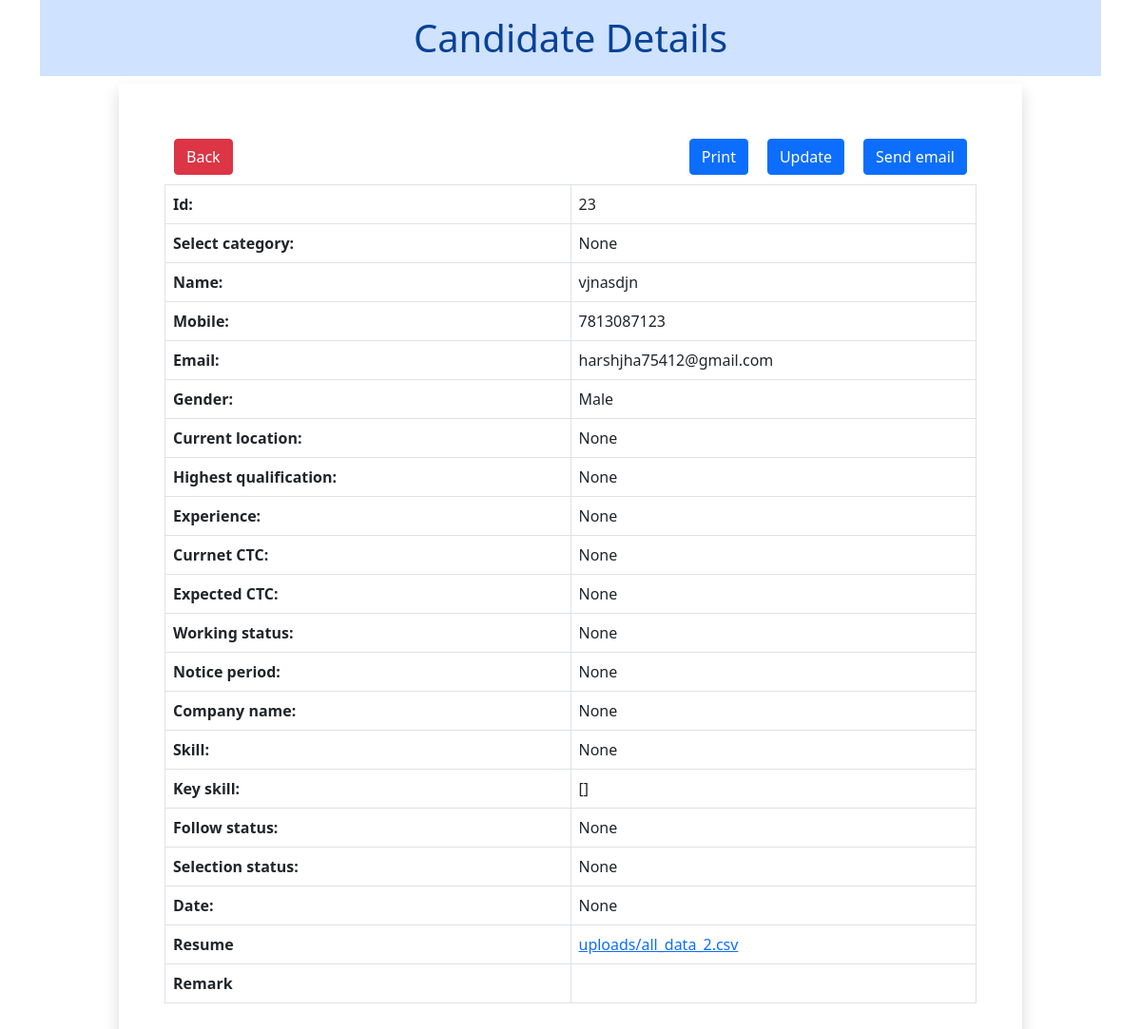
/candidate/23, run on the app's committed database.
### myapp/models.py (models this page shows)
class Resume(models.Model):
    select_category = models.CharField(max_length=255, null=True, blank=True)
    name = models.CharField(max_length=255, null=True, blank=True)
    mobile = models.CharField(max_length=15, null=True, blank=True)
    current_location = models.CharField(max_length=255, null=True, blank=True)
    email = models.EmailField(null=True, blank=True)
    gender = models.CharField(max_length=10, null=True, blank=True)
    highest_qualification = models.CharField(max_length=255, null=True, blank=True)
    experience = models.CharField(max_length=255, null=True, blank=True)
    currnet_ctc = models.CharField(max_length=255, null=True, blank=True)
    expected_ctc = models.CharField(max_length=255, null=True, blank=True)
    working_status = models.CharField(max_length=255, null=True, blank=True)
    notice_period = models.CharField(max_length=255, null=True, blank=True)
    company_name = models.CharField(max_length=255, null=True, blank=True)
    follow_status = models.CharField(max_length=20, null=True, blank=True)
    selection_status = models.CharField(max_length=20, null=True, blank=True)
    date = models.DateField(null=True, blank=True)
    checkbox_values = models.BooleanField(null=True, blank=True)
    key_skill = models.CharField(max_length=255, null=True, blank=True)
    skill = models.CharField(max_length=255, null=True, blank=True)
    my_file = models.FileField(upload_to="uploads/", null=True, blank=True)
    remark = models.TextField(null=True, blank=True)

### myapp/views.py (the view)
# urls.py: path("candidate/<int:pk>", views.CandidateView.as_view(), name="candidate"),
class CandidateView(View):
    def get(self, request, pk):
        candidate = Resume.objects.get(pk=pk)
        return render(request, "myapp/candidate.html", {"candidate": candidate})

### myapp/templates/myapp/candidate.html (shortened to what this page needs)
<!DOCTYPE html>
{% load static %}
<html lang="en">
<head>
    <link rel="stylesheet" href="{% static 'myapp/css/style.css' %}">
    <link href="https://cdn.jsdelivr.net/npm/bootstrap@5.0.0-beta2/dist/css/bootstrap.min.css" rel="stylesheet">
    <link rel="stylesheet" href="//code.jquery.com/ui/1.12.1/themes/base/jquery-ui.css">
</head>
<body>
    <div class="container">
        <h1 class="alert-primary text-center p-3">Candidate Details</h1>
        <div class="row">
            <div class="col-sm-10 shadow p-5 offset-sm-1">
                <a href="{% url 'send_email' candidate.id %}" id="prin1" class="btn btn-primary" style="float: right; margin: 10px;  ">Send email</a>
                <a href="{% url 'update_resume' candidate.id %}" id="prin2" class="btn btn-primary" style="float: right; margin: 10px; ">Update</a>
                <a href="#" id="prin3" class="btn btn-primary" onclick="myFunction()" style="float: right; margin: 10px; color: white;">Print</a>
                <a href="{% url 'AllCandidates'%}" id="prin4" class="btn btn-danger" style="float: left; margin: 10px; ">Back</a>
                <table class="table table-bordered">
                    <tbody>
                        <tr>
                            <th scope="row" class="col-md-6">Id:</th>
                            <td class="col-md-6">{{candidate.id}}</td>
                        </tr>
                        <tr>
                            <th scope="row" class="col-md-6">Select category:</th>
                            <td class="col-md-6">{{candidate.select_category}}</td>
                        </tr>
                        <tr>
                            <th scope="row" class="col-md-6">Name:</th>
                            <td class="col-md-6">{{candidate.name}}</td>
                        </tr>
                        <tr>
                            <th scope="row" class="col-md-6">Mobile:</th>
                            <td class="col-md-6">{{candidate.mobile}}</td>
                        </tr>
                        <tr>
                            <th scope="row" class="col-md-6">Email:</th>
                            <td class="col-md-6">{{candidate.email}}</td>
                        </tr>
                        <tr>
                            <th scope="row" class="col-md-6">Gender:</th>
                            <td class="col-md-6">{{candidate.gender}}</td>
                        </tr>
                        <tr>
                            <th scope="row" class="col-md-6">Current location:</th>
                            <td class="col-md-6">{{candidate.current_location}}</td>
                        </tr>
                        <tr>
                            <th scope="row" class="col-md-6">Highest qualification:</th>
                            <td class="col-md-6">{{candidate.highest_qualification}}</td>
                        </tr>
                        <tr>
                            <th scope="row" class="col-md-6">Experience:</th>
                            <td class="col-md-6">{{candidate.experience}}</td>
                        </tr>
                        <tr>
                            <th scope="row" class="col-md-6">Currnet CTC:</th>
                            <td class="col-md-6">{{candidate.currnet_ctc}}</td>
                        </tr>
                        <tr>
                            <th scope="row" class="col-md-6">Expected CTC:</th>
                            <td class="col-md-6">{{candidate.expected_ctc}}</td>
                        </tr>
                        <tr>
                            <th scope="row" class="col-md-6">Working status:</th>
                            <td class="col-md-6">{{candidate.working_status}}</td>
                        </tr>
                        <tr>
                            <th scope="row" class="col-md-6">Notice period:</th>
                            <td class="col-md-6">{{candidate.notice_period}}</td>
                        </tr>
                        <tr>
                            <th scope="row" class="col-md-6">Company name:</th>
                            <td class="col-md-6">{{candidate.company_name}}</td>
                        </tr>
                        <tr>
                            <th scope="row" class="col-md-6">Skill:</th>
                            <td class="col-md-6">{{candidate.skill}}</td>
                        </tr>
                        <tr>
                            <th scope="row" class="col-md-6">Key skill:</th>
                            <td class="col-md-6">{{candidate.key_skill}}</td>
                        </tr>
                        <tr>
                            <th scope="row" class="col-md-6">Follow status:</th>
                            <td class="col-md-6">{{candidate.follow_status}}</td>
                        </tr>
                        <tr>
                            <th scope="row" class="col-md-6">Selection status:</th>
                            <td class="col-md-6">{{candidate.selection_status}}</td>
                        </tr>
                        <tr>
                            <th scope="row" class="col-md-6">Date:</th>
                            <td class="col-md-6">{{candidate.date}}</td>
                        </tr>
                        <tr>
                            <th scope="row" class="col-md-6">Resume</th>
                            <td class="col-md-6"><a href="{{candidate.my_file.url}}">{{candidate.my_file}}</a></td>
                        </tr>
                        <tr>
                            <th scope="row" class="col-md-6">Remark</th>
                            <td class="col-md-6">{{candidate.remark}}</td>
                        </tr>
                    </tbody>
                </table>
            </div>
        </div>
    </div>
</body>
</html>

### myapp/static/myapp/css/style.css (style rules this page uses)
* { margin: 0; padding: 0; box-sizing: border-box; }
body { font-family: "Inter", sans-serif; }

### data on the page
Resume: id "23", select_category "None", name "vjnasdjn", mobile "7813087123", email "harshjha75412@gmail.com", gender "Male", current_location "None", highest_qualification "None", experience "None", currnet_ctc "None", expected_ctc "None", working_status "None", notice_period "None", company_name "None", skill "None", key_skill "[]", follow_status "None", selection_status "None", date "None", my_file "uploads/all_data_2.csv"
